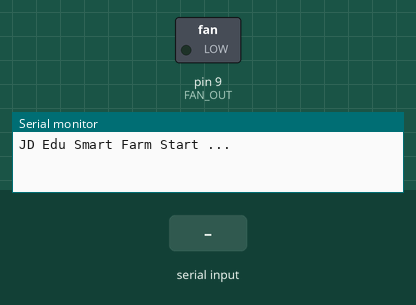
Recording of a sketch running on a simulated Arduino Uno, built with avr-gcc and run on an emulated ATmega328P. Shown: switched loads named in the sketch (green lamp = pin HIGH), the last lines printed to the serial monitor. The test bench sets the inputs (shaded band).

Above: at 1.2 s.
1.3 s: "t" received over Serial
At 1.7 s:
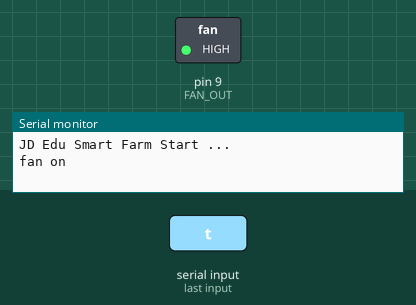
2.8 s: "s" received over Serial
At 4.0 s:
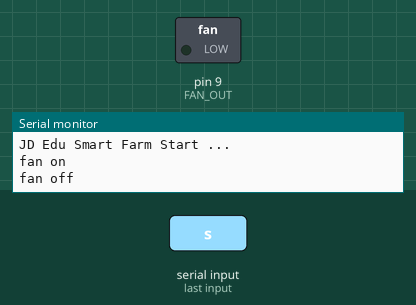
Timing chart, 0 to 5.8 s (numbered marks = the images above; inputs shaded):
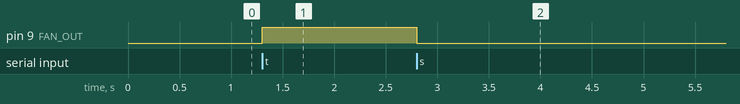

The sketch:

control_fan.ino
```cpp
#define FAN_OUT      9

void setup(){
    Serial.begin(115200);
    Serial.println("JD Edu Smart Farm Start ... ");
    pinMode(FAN_OUT, OUTPUT);
}

void loop(){
    if(Serial.available()>0){
        char c = Serial.read();
        if (c == 't'){
            Serial.println("fan on");
            digitalWrite(FAN_OUT, HIGH);
        }else if(c == 's'){
            Serial.println("fan off");
            digitalWrite(FAN_OUT, LOW);
        }
    }
}
```

Measured:
- after the input at 1.3 s, pin 9 (FAN_OUT): LOW → HIGH at once
- after the input at 2.8 s, pin 9 (FAN_OUT): HIGH → LOW at once
